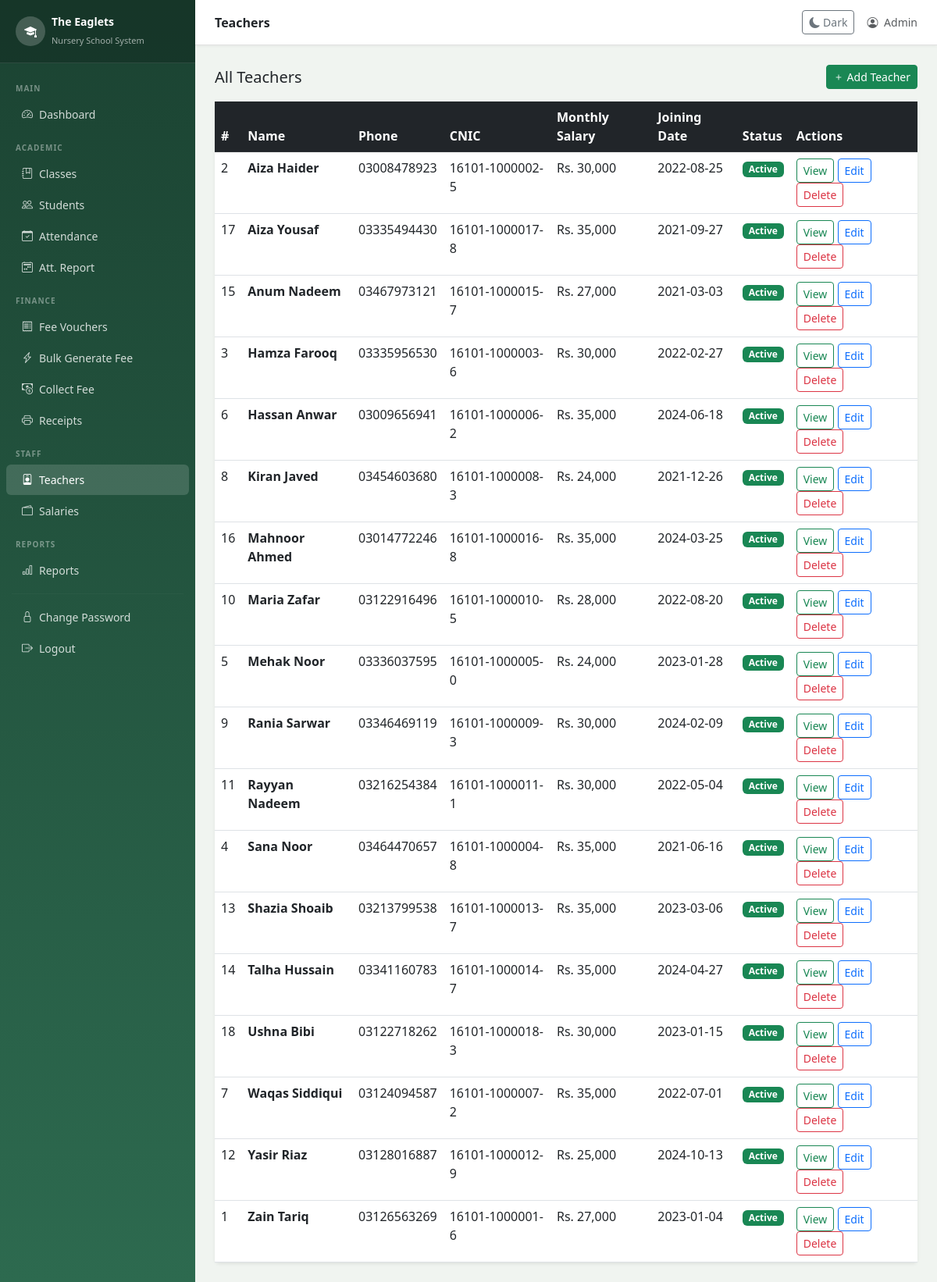
The app's page /teachers/index.php (signed in) with its own data.
### tables this page shows
CREATE TABLE teachers (
    id INT AUTO_INCREMENT PRIMARY KEY,
    full_name VARCHAR(150) NOT NULL,
    phone VARCHAR(20),
    email VARCHAR(100),
    cnic VARCHAR(20),
    address TEXT,
    joining_date DATE,
    monthly_salary DECIMAL(10,2) DEFAULT 0,
    status ENUM('active','inactive') DEFAULT 'active',
    created_at TIMESTAMP DEFAULT CURRENT_TIMESTAMP
);

### teachers/index.php (the view, shortened to what this page needs)
<?php
require_once $_SERVER['DOCUMENT_ROOT'] . '/04. eaglets_school/config/db.php';
$teachers  = mysqli_query($conn, "SELECT * FROM teachers ORDER BY full_name");
require_once '../includes/header.php';
?>
<div class="d-flex justify-content-between align-items-center mb-3">
    <h5 class="mb-0">All Teachers</h5>
    <a href="add.php" class="btn btn-success btn-sm">
        <i class="bi bi-plus"></i> Add Teacher
    </a>
</div>
<div class="card border-0 shadow-sm">
    <div class="card-body p-0">
        <table class="table table-hover mb-0">
            <thead class="table-dark">
                <tr>
                    <th>#</th><th>Name</th><th>Phone</th><th>CNIC</th>
                    <th>Monthly Salary</th><th>Joining Date</th>
                    <th>Status</th><th>Actions</th>
                </tr>
            </thead>
            <tbody>
            <?php
            while ($t = mysqli_fetch_assoc($teachers)):
            ?>
                <tr>
                    <td><?= $t['id'] ?></td>
                    <td><strong><?= htmlspecialchars($t['full_name']) ?></strong></td>
                    <td><?= htmlspecialchars($t['phone']) ?></td>
                    <td><?= htmlspecialchars($t['cnic']) ?></td>
                    <td>Rs. <?= number_format($t['monthly_salary'], 0) ?></td>
                    <td><?= $t['joining_date'] ?></td>
                    <td>
                        <span class="badge bg-<?= $t['status']==='active'?'success':'secondary' ?>">
                            <?= ucfirst($t['status']) ?>
                        </span>
                    </td>
                    <td>
                        <a href="view.php?id=<?= $t['id'] ?>"
                           class="btn btn-sm btn-outline-success">View</a>
                        <a href="edit.php?id=<?= $t['id'] ?>"
                           class="btn btn-sm btn-outline-primary">Edit</a>
                        <a href="index.php?delete=<?= $t['id'] ?>"
                           onclick="return confirm('Delete this teacher?')"
                           class="btn btn-sm btn-outline-danger">Delete</a>
                    </td>
                </tr>
            <?php endwhile; ?>
            </tbody>
        </table>
    </div>
</div>
<?php require_once '../includes/footer.php'; ?>

### includes/header.php (style rules this page uses)
body { background-color: #f0f4f0; }

### records on screen
teachers: id "2", full_name "Aiza Haider", phone "03008478923", cnic "16101-1000002-5", monthly_salary "30,000", joining_date "2022-08-25", status "Active"
teachers: id "17", full_name "Aiza Yousaf", phone "03335494430", cnic "16101-1000017-8", monthly_salary "35,000", joining_date "2021-09-27", status "Active"
teachers: id "15", full_name "Anum Nadeem", phone "03467973121", cnic "16101-1000015-7", monthly_salary "27,000", joining_date "2021-03-03", status "Active"
teachers: id "3", full_name "Hamza Farooq", phone "03335956530", cnic "16101-1000003-6", monthly_salary "30,000", joining_date "2022-02-27", status "Active"
teachers: id "6", full_name "Hassan Anwar", phone "03009656941", cnic "16101-1000006-2", monthly_salary "35,000", joining_date "2024-06-18", status "Active"
teachers: id "8", full_name "Kiran Javed", phone "03454603680", cnic "16101-1000008-3", monthly_salary "24,000", joining_date "2021-12-26", status "Active"
teachers: id "16", full_name "Mahnoor Ahmed", phone "03014772246", cnic "16101-1000016-8", monthly_salary "35,000", joining_date "2024-03-25", status "Active"
teachers: id "10", full_name "Maria Zafar", phone "03122916496", cnic "16101-1000010-5", monthly_salary "28,000", joining_date "2022-08-20", status "Active"
teachers: id "5", full_name "Mehak Noor", phone "03336037595", cnic "16101-1000005-0", monthly_salary "24,000", joining_date "2023-01-28", status "Active"
teachers: id "9", full_name "Rania Sarwar", phone "03346469119", cnic "16101-1000009-3", monthly_salary "30,000", joining_date "2024-02-09", status "Active"
teachers: id "11", full_name "Rayyan Nadeem", phone "03216254384", cnic "16101-1000011-1", monthly_salary "30,000", joining_date "2022-05-04", status "Active"
teachers: id "4", full_name "Sana Noor", phone "03464470657", cnic "16101-1000004-8", monthly_salary "35,000", joining_date "2021-06-16", status "Active"
teachers: id "13", full_name "Shazia Shoaib", phone "03213799538", cnic "16101-1000013-7", monthly_salary "35,000", joining_date "2023-03-06", status "Active"
teachers: id "14", full_name "Talha Hussain", phone "03341160783", cnic "16101-1000014-7", monthly_salary "35,000", joining_date "2024-04-27", status "Active"
teachers: id "18", full_name "Ushna Bibi", phone "03122718262", cnic "16101-1000018-3", monthly_salary "30,000", joining_date "2023-01-15", status "Active"
teachers: id "7", full_name "Waqas Siddiqui", phone "03124094587", cnic "16101-1000007-2", monthly_salary "35,000", joining_date "2022-07-01", status "Active"
teachers: id "12", full_name "Yasir Riaz", phone "03128016887", cnic "16101-1000012-9", monthly_salary "25,000", joining_date "2024-10-13", status "Active"
teachers: id "1", full_name "Zain Tariq", phone "03126563269", cnic "16101-1000001-6", monthly_salary "27,000", joining_date "2023-01-04", status "Active"

### other values on screen
$pageTitle "Teachers"
$_SESSION['full_name'] "Admin"
